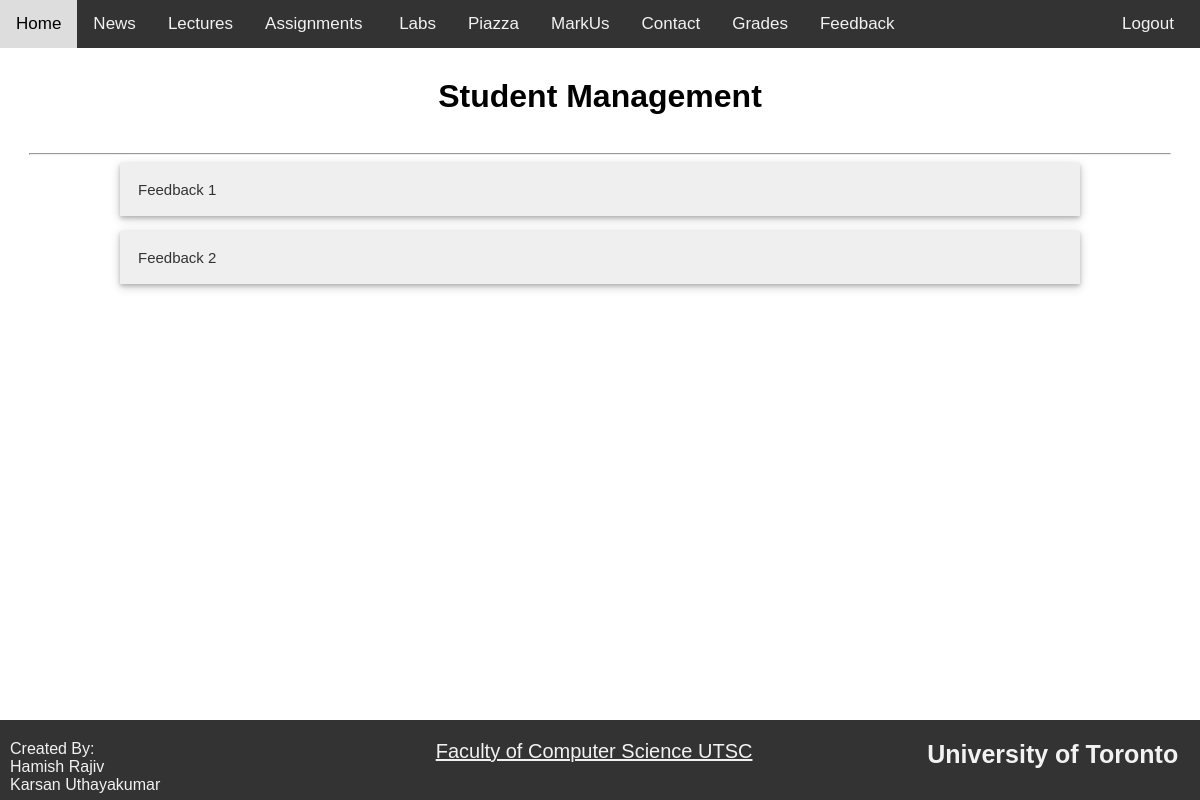
The page /viewFeedback (signed in) on the database as committed earlier.
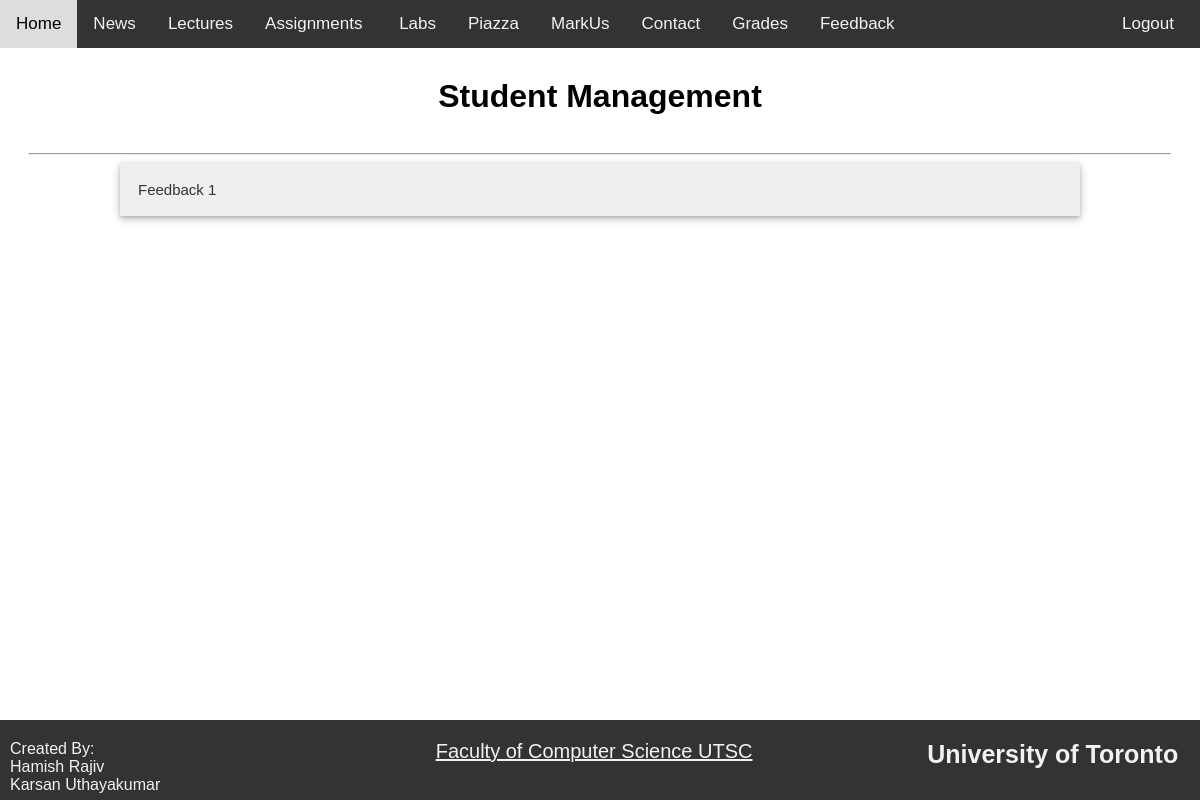
The same page on the database as committed later.
### app.py (models this page shows)
class Feedback(Base):
    __tablename__ = "feedback"
    id = Column(Integer, primary_key=True)
    instructorId = Column(Integer,  ForeignKey('instructor.id'))
    q1 = Column(String)
    q2 = Column(String)
    q3 = Column(String)
    q4 = Column(String)

### app.py (the view)
@app.route('/viewFeedback')
def viewFeedback():
    if session.get("logged_in") == False:
        return logout()
    feedback = s.query(Instructor).filter_by(username=session.get("userName")).first().feedbacks
    return render_template("viewFeedback.html", accType=session.get("accountType"), feedback=feedback)

### app.py (called while the page is built)
@app.teardown_request
def remove_session(ex=None):
    s.remove()

### templates/viewFeedback.html (shortened to what this page needs)
{% extends "layout.html" %}
{% block content %}
<div class="pageHeader">
    <h1> Student Management</h1>
</div>
<hr>
<div class="content">
    <div id="viewFeedback">
        {% for f in feedback %}
        <button type="button" class="collapsible">Feedback {{feedback.index(f)+1}}</button>
        {% endfor %}
    </div>
</div>
{% endblock %}

Rows that differ between the two databases and show on the page:
removed Feedback: feedback.index(f)+1 "2"
